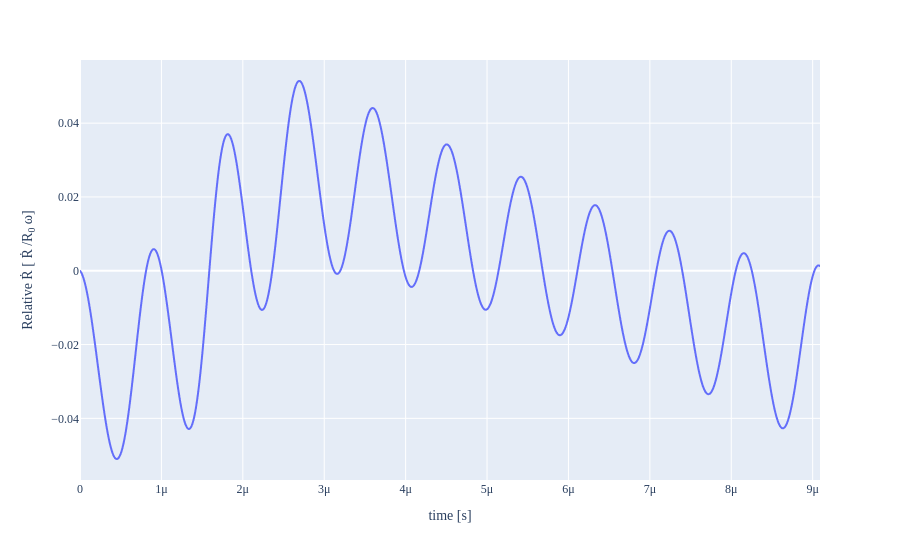

Notebook cell for this chart:
### Code cell
fig = px.line(x=BD_obj.time, y=BD_obj.Rdot)
fig.update_layout(
    font_family="'Serif",
    xaxis=dict(title="time [s]"),
    yaxis=dict(title="Relative <span>&#7768;</span> [ <span>&#7768;</span> /R<sub>0</sub> &#969;]"),
    font_size=12
)
fig.show()

# The HTML coding is used for greek letters and sub/superscripts and overdots in the labels. 
# The list of unicodes of letters can be found here: https://www.compart.com/en/unicode/U+03C9

### Figure 1 — Plotly figure (JSON) as saved in the notebook; plotly's stock layout.template omitted (floating-point values rounded to 4 significant figures; data arrays with more than 128 entries replaced by an {"elided": "..."} marker saying what was removed)
{"data": [{"hovertemplate": "x=%{x}<br>y=%{y}<extra></extra>", "legendgroup": "", "line": {"color": "#636efa", "dash": "solid"}, "marker": {"symbol": "circle"}, "mode": "lines", "name": "", "showlegend": false, "type": "scattergl", "x": {"elided": "10000 float values"}, "xaxis": "x", "y": {"elided": "10000 float values"}, "yaxis": "y"}], "layout": {"autosize": true, "font": {"family": "'Serif", "size": 12}, "legend": {"tracegroupgap": 0}, "margin": {"t": 60}, "xaxis": {"anchor": "y", "autorange": true, "domain": [0, 1], "range": [0, 9.09e-06], "title": {"text": "time [s]"}, "type": "linear"}, "yaxis": {"anchor": "x", "autorange": true, "domain": [0, 1], "range": [-0.05671, 0.05712], "title": {"text": "Relative <span>&#7768;</span> [ <span>&#7768;</span> /R<sub>0</sub> &#969;]"}, "type": "linear"}}}
